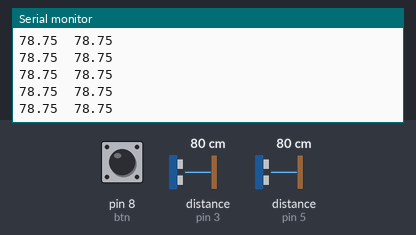
The sketch below on a simulated Arduino Uno, built with avr-gcc and run on an emulated ATmega328P. On the bench: the last lines printed to the serial monitor. Wiring (inferred from the names in the program): 2 × ultrasonic range finder: trigger pin 2, echo pin 3 / trigger pin 4, echo pin 5. Inputs (shaded band) come from the test bench; at power-on: distance to the obstacle (sensors on pin 3, pin 5) 80 cm, pin 8 (btn) LOW. The echo pulse lasts 58.3 µs per cm.

Above: at 1.2 s.
1.3 s: distance to the obstacle (sensor on pin 3) set to 2 cm
At 1.45 s:
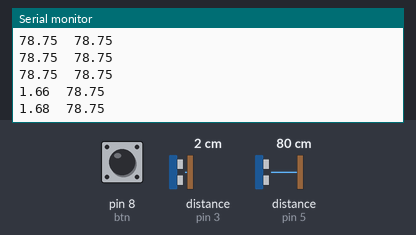
2.8 s: distance to the obstacle (sensor on pin 3) set to 60 cm
At 2.84 s:
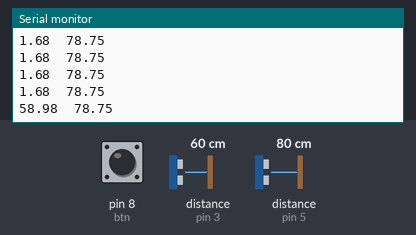
5.8 s: distance to the obstacle (sensor on pin 3) set to 4 cm
At 5.81 s:
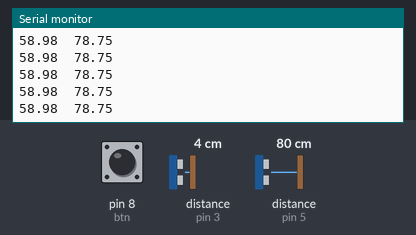
8.8 s: distance to the obstacle (sensor on pin 5) set to 2 cm
At 8.8 s:
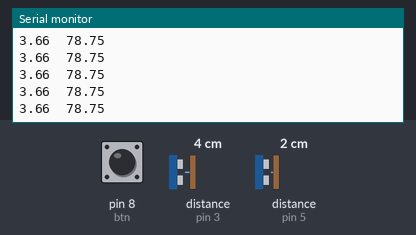
10.3 s: pin 8 (btn) pulled HIGH for 0.15 s
At 10.33 s:
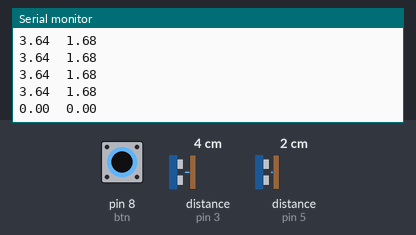
11.9 s: distance to the obstacle (sensor on pin 3) set to 35 cm
At 11.97 s:
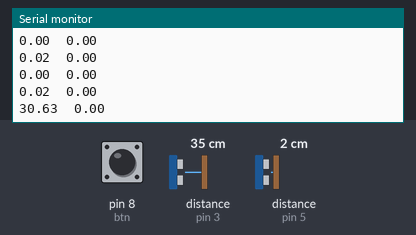
Timing chart, 0 to 14.9 s (numbered marks = the images above; inputs shaded):
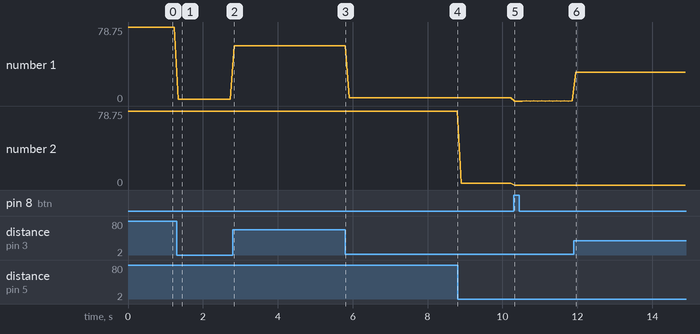

Measured:
- after the input at 1.3 s, the serial monitor: prints a new line at once (image 1)
- after the input at 2.8 s, the serial monitor: prints a new line at once (image 2)
- after the input at 10.3 s, the serial monitor: prints a new line at once (image 5)
- after the input at 11.9 s, the serial monitor: prints a new line after 0.06 s (image 6)
- plotted number 1: 78.75 → 1.68 after the input at 1.3 s, 1.68 → 58.98 after the input at 2.8 s, 58.98 → 3.66 after the input at 5.8 s, 3.64 → 0.02 after the input at 10.3 s, 0.02 → 30.64 after the input at 11.9 s
- plotted number 2: 78.75 → 1.68 after the input at 8.8 s, 1.68 → 0 after the input at 10.3 s

The sketch:

Dual_HC-SR04.ino
```cpp
//Couple Oscillator Mode estimated by HC-SRO4
#define TrigPinA 2  //接腳
#define EchoPinA 3
#define TrigPinB 4
#define EchoPinB 5

double ProTimeA,ProTimeB;
double DistA,DistB;
double DistA0 = 0.0;
double DistB0 = 0.0;
int Td = 100;
int const btn = 8;
bool pressed = 0;


double TriggerA(){
  digitalWrite(TrigPinA,LOW);
  delayMicroseconds(5);
  digitalWrite(TrigPinA, HIGH);
  delayMicroseconds(10);
  digitalWrite(TrigPinA,LOW);
  return pulseIn(EchoPinA,HIGH);
}

double TriggerB(){
  digitalWrite(TrigPinB,LOW);
  delayMicroseconds(5);
  digitalWrite(TrigPinB, HIGH);
  delayMicroseconds(10);
  digitalWrite(TrigPinB,LOW);
  return pulseIn(EchoPinB,HIGH);
}


void setup() {
  // put your setup code here, to run once:
  pinMode(TrigPinA,OUTPUT);
  pinMode(EchoPinA,INPUT);
  pinMode(TrigPinB,OUTPUT);
  pinMode(EchoPinB,INPUT);
  pinMode(btn,INPUT);
  Serial.begin(9600);
}

void writeTworesult(double(DistA),double(DistB)){
  Serial.print(DistA);
  Serial.print("\t");
  Serial.println(DistB);
}

void loop() {
  // put your main code here, to run repeatedly:
  pressed = digitalRead(btn);
  ProTimeA = TriggerA()/59;
  ProTimeB = TriggerB()/59;
  if(pressed){
    DistA0 = ProTimeA;
    DistB0 = ProTimeB;
  }
  DistA = ProTimeA;
  DistA = DistA - DistA0;
  DistB = ProTimeB;
  DistB = DistB - DistB0;
  writeTworesult(DistA,DistB);
  delay(Td);
}
```
